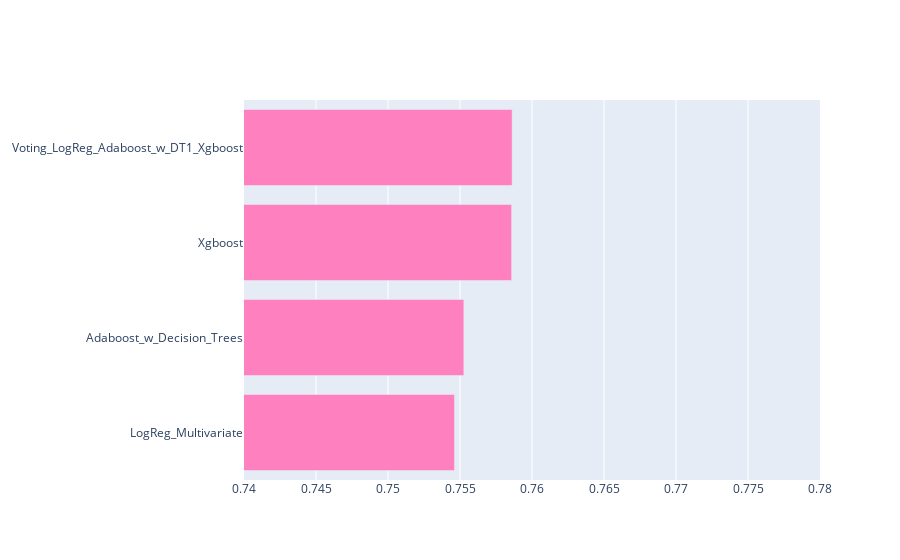

Here is the notebook cell this chart was saved with:
### Code cell
# Visualising performance of models on unlabelled test dataset (f1 scores communicated by Jedha team)
fig = go.Figure(go.Bar(x = df['F1_score_on_test_unlabelled'],
                       y = df['Model'], 
                       orientation='h'))

fig.update_layout(yaxis={'categoryorder':'total ascending'})

fig.update_traces(marker_color='#ff80bf')

fig.update_xaxes(range=[0.74, 0.78])

fig.show()

### Figure 1 — Plotly figure (JSON) as saved in the notebook; plotly's stock layout.template omitted (floating-point values rounded to 4 significant figures)
{"data": [{"marker": {"color": "#ff80bf"}, "orientation": "h", "type": "bar", "x": [0.7546, 0.7553, 0.7586, 0.7586], "y": ["LogReg_Multivariate", "Adaboost_w_Decision_Trees", "Xgboost", "Voting_LogReg_Adaboost_w_DT1_Xgboost"]}], "layout": {"xaxis": {"range": [0.74, 0.78]}, "yaxis": {"categoryorder": "total ascending"}}}
